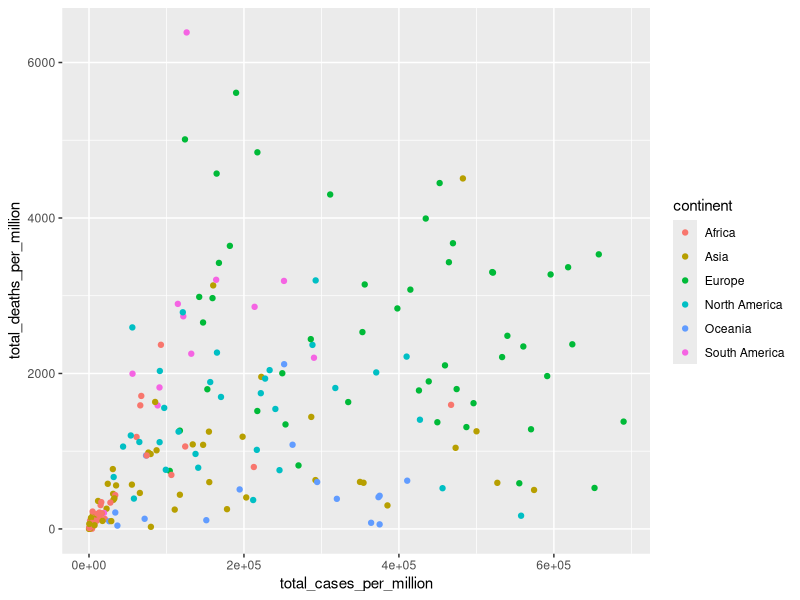
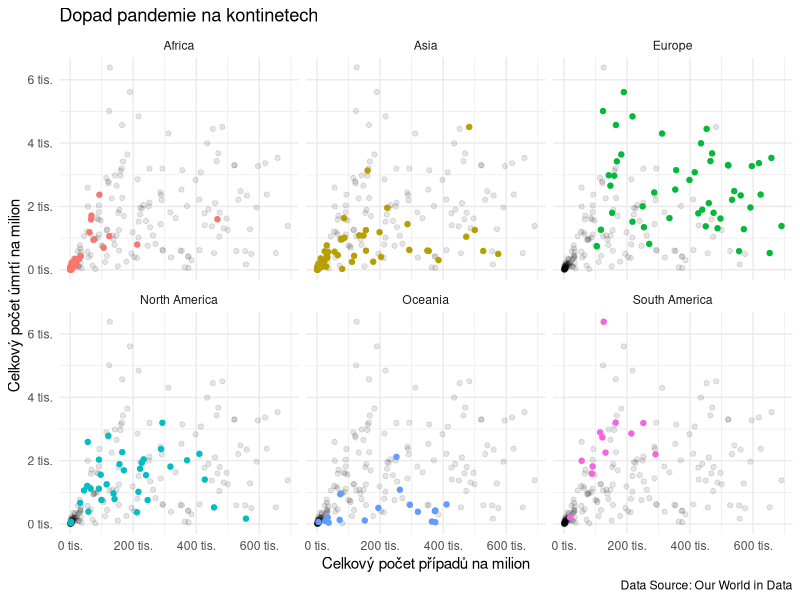
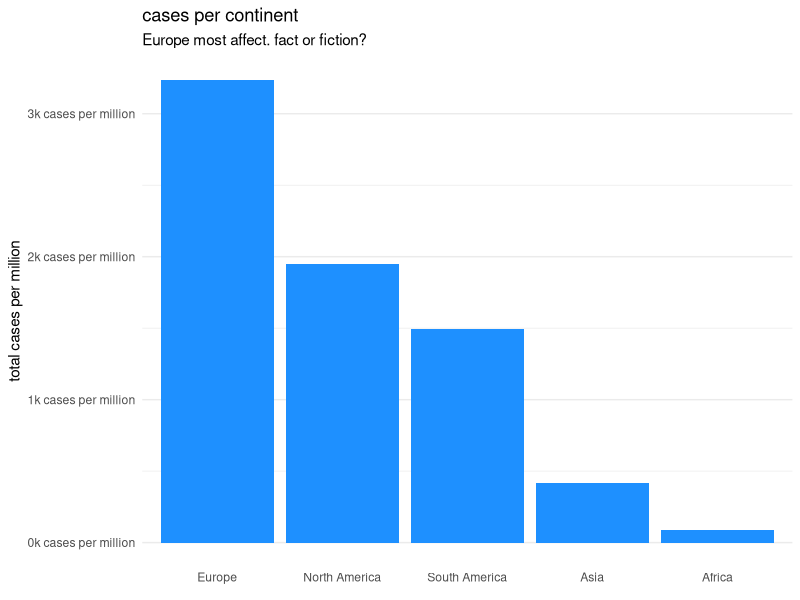
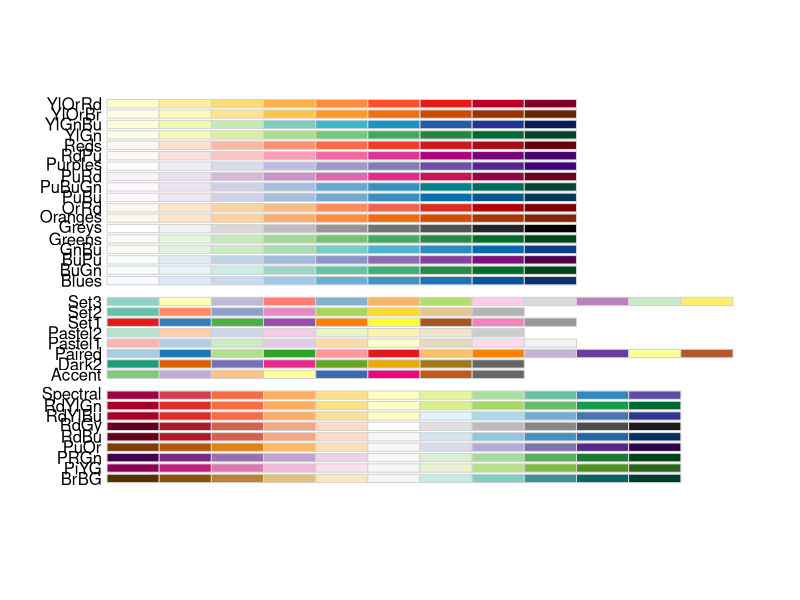
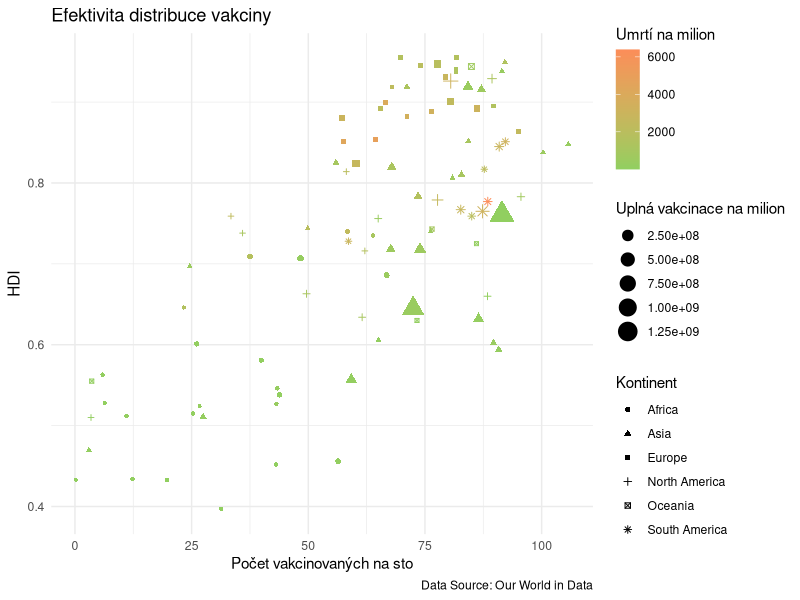
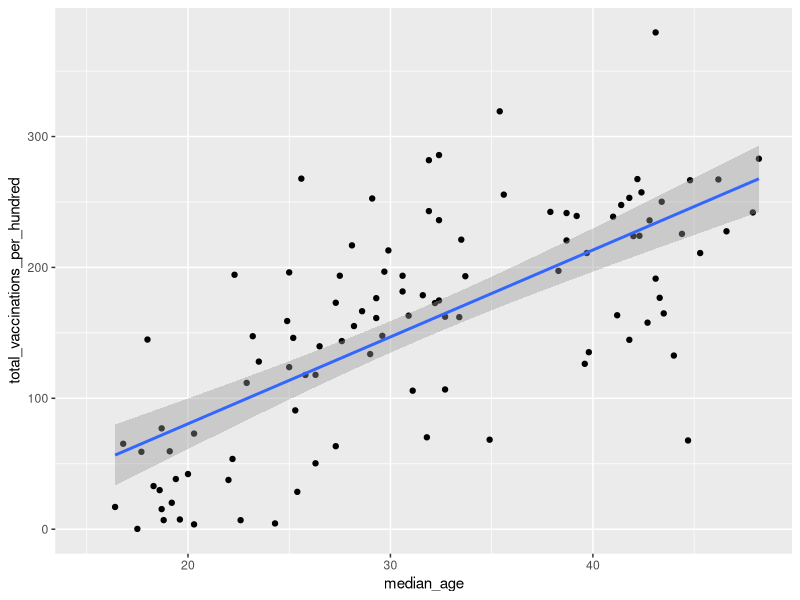
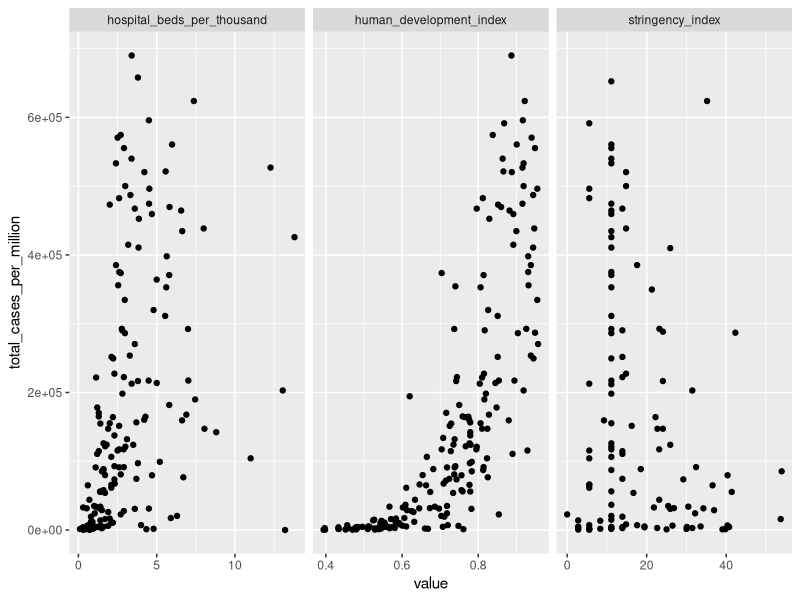
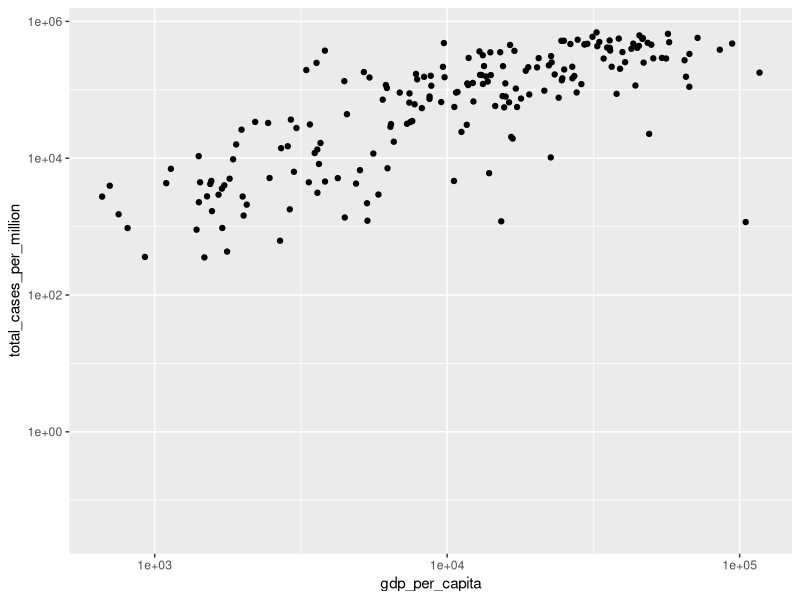

Reproduce these figures in R, in order.
library(tidyverse)
library(scales)
library(RColorBrewer)

covid <- read_csv("data/covid.csv")


# Nejvice/nejmene zasazene skupiny ----------------------------------------

# geograficky
covid_geog <- covid %>%
  filter(!is.na(continent))

# top 5 zemi s nejvice total cases per million
covid_geog %>%
  arrange(desc(total_cases_per_million)) %>%
  select(location, total_cases_per_million) %>%
  head(n = 5)

# top 5 zemi s nejvice total deaths per million
covid_geog %>%
  arrange(desc(total_deaths_per_million)) %>%
  select(location, total_deaths_per_million) %>%
  head(n = 5)

covid_geog %>%
  ggplot(mapping = aes(x = total_cases_per_million, y = total_deaths_per_million, color = continent)) +
  geom_point()

covid_geog_fancy <- covid_geog %>%
  filter(!is.na(continent), continent != "") %>%
  select(-continent)

covid_geog %>%
  filter(!is.na(continent), continent != "") %>%
  ggplot(mapping = aes(x = total_cases_per_million, y = total_deaths_per_million)) +
  facet_wrap(~continent) +
  geom_point(data = covid_geog_fancy, alpha = 0.1) +
  geom_point(
    mapping = aes(color = continent),
    show.legend = FALSE
  ) +
  scale_x_continuous(labels = number_format(scale = 0.001, suffix = " tis.")) +
  scale_y_continuous(labels = number_format(scale = 0.001, suffix = " tis.")) +
  labs(
    x = "Celkový počet případů na milion",
    y = "Celkový počet úmrtí na milion",
    title = "Dopad pandemie na kontinetech",
    caption = "Data Source: Our World in Data"
  ) +
  theme_minimal()

# socioekonomicke


# Ucitelova verze ---------------------------------------------------------

covid %>% 
  filter(location %in% c("Africa", "Europe", "North America", "South America", "Asia")) %>% 
  mutate(location = fct_reorder(location, total_cases_per_million,
                                .desc = TRUE)) %>% 
  ggplot(aes(x = location,
             y = total_cases_per_million)) +
  geom_col(fill = "dodgerblue") +
  scale_y_continuous(labels = number_format(scale = 0.00001,
                                            suffix = "k cases per million"))+
  labs(x = element_blank(),
       y = "total cases per million",
       title = "cases per continent",
       subtitle = "Europe most affect. fact or fiction?") +
  theme_minimal() +
  theme(panel.grid.major.x = element_blank())


# Distribuce vakciny efektivita -------------------------------------------

display.brewer.all()
brewer.pal(n = 3, "RdYlGn")

covid_geog %>%
  ggplot(mapping = aes(x = people_vaccinated_per_hundred, y = human_development_index,shape = continent, size = people_fully_vaccinated, color=total_deaths_per_million)) +
  geom_point() +
  scale_color_gradient(low = "#91CF60", high="#FC8D59", name="Umrtí na milion") +
  scale_shape_discrete(name="Kontinent") +
  scale_size(name="Uplná vakcinace na milion") +
  labs(
    x = "Počet vakcinovaných na sto",
    y = "HDI",
    title = "Efektivita distribuce vakciny",
    caption = "Data Source: Our World in Data"
  ) +
  theme_minimal()


# Ucitelova verze ---------------------------------------------------------

covid %>% 
  ggplot(mapping = aes(x=median_age, y=total_vaccinations_per_hundred))+
  geom_point()+
  geom_smooth(method = "lm")

# Nejdulezitejsi faktory s dopadem epidemie -------------------------------

covid %>% 
  select(total_cases_per_million,
         stringency_index,
         human_development_index,
         hospital_beds_per_thousand) %>% 
  pivot_longer(cols=-total_cases_per_million) %>% 
  ggplot(aes(x=value,
             y=total_cases_per_million))+
  facet_wrap(~name, scales="free_x")+
  geom_point()

covid %>% 
  ggplot(aes(x=gdp_per_capita, y=total_cases_per_million)) +
  geom_point() +
  scale_x_log10() +
  scale_y_log10()


